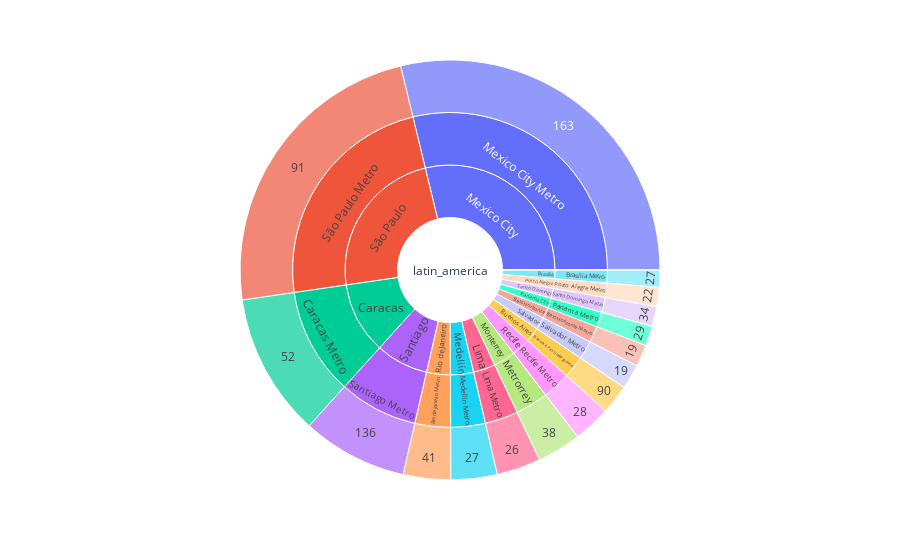

Source (notebook cell):
### Code cell
# Latin America region analysis
fig = px.sunburst(data_lat_america, path = ["region", "city", "name", "stations"], values = "annual_ridership_mill")
fig.show()

### Figure 1 — Plotly figure (JSON) as saved in the notebook; plotly's stock layout.template omitted (floating-point values rounded to 4 significant figures)
{"data": [{"branchvalues": "total", "domain": {"x": [0, 1], "y": [0, 1]}, "hovertemplate": "labels=%{label}<br>annual_ridership_mill=%{value}<br>parent=%{parent}<br>id=%{id}<extra></extra>", "ids": ["latin_america/Guadalajara/Tren Eléctrico Urbano/18", "latin_america/Belo Horizonte/Belo Horizonte Metro/19", "latin_america/Salvador/Salvador Metro/19", "latin_america/Porto Alegre/Porto Alegre Metro/22", "latin_america/Lima/Lima Metro/26", "latin_america/Brasília/Brasília Metro/27", "latin_america/Medellín/Medellín Metro/27", "latin_america/Recife/Recife Metro/28", "latin_america/Panama City/Panama Metro/29", "latin_america/Santo Domingo/Santo Domingo Metro/34", "latin_america/Monterrey/Metrorrey/38", "latin_america/Rio de Janeiro/Rio de Janeiro Metro/41", "latin_america/Caracas/Caracas Metro/52", "latin_america/Buenos Aires/Buenos Aires Underground/90", "latin_america/São Paulo/São Paulo Metro/91", "latin_america/Santiago/Santiago Metro/136", "latin_america/Mexico City/Mexico City Metro/163", "latin_america/Belo Horizonte/Belo Horizonte Metro", "latin_america/Brasília/Brasília Metro", "latin_america/Buenos Aires/Buenos Aires Underground", "latin_america/Caracas/Caracas Metro", "latin_america/Lima/Lima Metro", "latin_america/Medellín/Medellín Metro", "latin_america/Monterrey/Metrorrey", "latin_america/Mexico City/Mexico City Metro", "latin_america/Panama City/Panama Metro", "latin_america/Porto Alegre/Porto Alegre Metro", "latin_america/Recife/Recife Metro", "latin_america/Rio de Janeiro/Rio de Janeiro Metro", "latin_america/Salvador/Salvador Metro", "latin_america/Santiago/Santiago Metro", "latin_america/Santo Domingo/Santo Domingo Metro", "latin_america/São Paulo/São Paulo Metro", "latin_america/Guadalajara/Tren Eléctrico Urbano", "latin_america/Belo Horizonte", "latin_america/Brasília", "latin_america/Buenos Aires", "latin_america/Caracas", "latin_america/Guadalajara", "latin_america/Lima", "latin_america/Medellín", "latin_america/Mexico City", "latin_america/Monterrey", "latin_america/Panama City", "latin_america/Porto Alegre", "latin_america/Recife", "latin_america/Rio de Janeiro", "latin_america/Salvador", "latin_america/Santiago", "latin_america/Santo Domingo", "latin_america/São Paulo", "latin_america"], "labels": ["18", "19", "19", "22", "26", "27", "27", "28", "29", "34", "38", "41", "52", "90", "91", "136", "163", "Belo Horizonte Metro", "Brasília Metro", "Buenos Aires Underground", "Caracas Metro", "Lima Metro", "Medellín Metro", "Metrorrey", "Mexico City Metro", "Panama Metro", "Porto Alegre Metro", "Recife Metro", "Rio de Janeiro Metro", "Salvador Metro", "Santiago Metro", "Santo Domingo Metro", "São Paulo Metro", "Tren Eléctrico Urbano", "Belo Horizonte", "Brasília", "Buenos Aires", "Caracas", "Guadalajara", "Lima", "Medellín", "Mexico City", "Monterrey", "Panama City", "Porto Alegre", "Recife", "Rio de Janeiro", "Salvador", "Santiago", "Santo Domingo", "São Paulo", "latin_america"], "name": "", "parents": ["latin_america/Guadalajara/Tren Eléctrico Urbano", "latin_america/Belo Horizonte/Belo Horizonte Metro", "latin_america/Salvador/Salvador Metro", "latin_america/Porto Alegre/Porto Alegre Metro", "latin_america/Lima/Lima Metro", "latin_america/Brasília/Brasília Metro", "latin_america/Medellín/Medellín Metro", "latin_america/Recife/Recife Metro", "latin_america/Panama City/Panama Metro", "latin_america/Santo Domingo/Santo Domingo Metro", "latin_america/Monterrey/Metrorrey", "latin_america/Rio de Janeiro/Rio de Janeiro Metro", "latin_america/Caracas/Caracas Metro", "latin_america/Buenos Aires/Buenos Aires Underground", "latin_america/São Paulo/São Paulo Metro", "latin_america/Santiago/Santiago Metro", "latin_america/Mexico City/Mexico City Metro", "latin_america/Belo Horizonte", "latin_america/Brasília", "latin_america/Buenos Aires", "latin_america/Caracas", "latin_america/Lima", "latin_america/Medellín", "latin_america/Monterrey", "latin_america/Mexico City", "latin_america/Panama City", "latin_america/Porto Alegre", "latin_america/Recife", "latin_america/Rio de Janeiro", "latin_america/Salvador", "latin_america/Santiago", "latin_america/Santo Domingo", "latin_america/São Paulo", "latin_america/Guadalajara", "latin_america", "latin_america", "latin_america", "latin_america", "latin_america", "latin_america", "latin_america", "latin_america", "latin_america", "latin_america", "latin_america", "latin_america", "latin_america", "latin_america", "latin_america", "latin_america", "latin_america", ""], "type": "sunburst", "values": [0, 54.4, 62, 48.1, 110.4, 42.8, 115.4, 93.5, 49.9, 49.6, 109.9, 118.7, 358, 74, 763.6, 263.4, 935.2, 54.4, 42.8, 74, 358, 110.4, 115.4, 109.9, 935.2, 49.9, 48.1, 93.5, 118.7, 62, 263.4, 49.6, 763.6, 0, 54.4, 42.8, 74, 358, 0, 110.4, 115.4, 935.2, 109.9, 49.9, 48.1, 93.5, 118.7, 62, 263.4, 49.6, 763.6, 3249.0]}], "layout": {"legend": {"tracegroupgap": 0}, "margin": {"t": 60}}}
